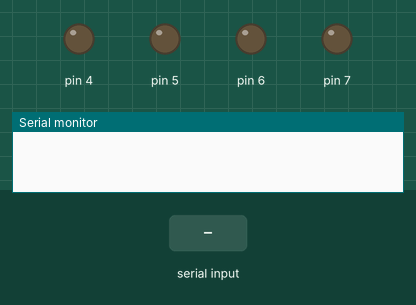
Recording of a sketch running on a simulated Arduino Uno, built with avr-gcc and run on an emulated ATmega328P. On the bench: output pins drawn as LEDs (lit = HIGH), the last lines printed to the serial monitor. Inputs (shaded band) come from the test bench.

Above: at 1.2 s.
1.3 s: "I\n" received over the second serial link
At 2.5 s:
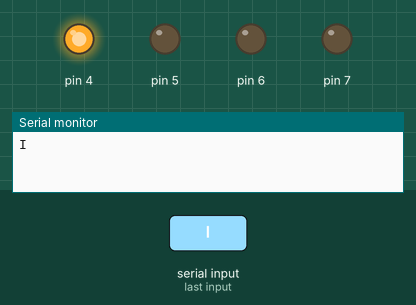
2.8 s: "J\n" received over the second serial link
At 3.8 s:
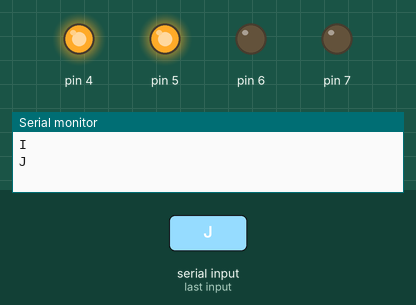
4.3 s: "K\n" received over the second serial link
At 4.9 s:
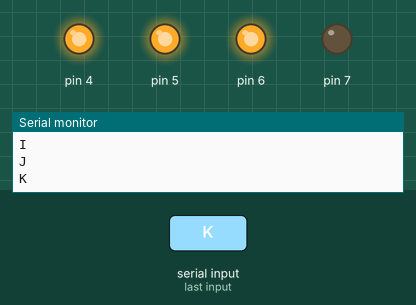
5.8 s: "L\n" received over the second serial link
At 6.1 s:
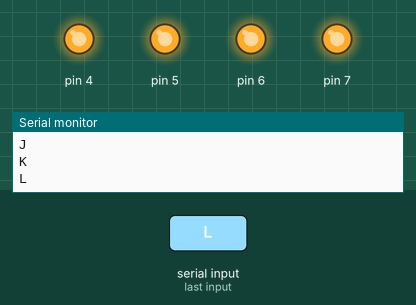
Timing chart, 0 to 8.3 s (numbered marks = the images above; inputs shaded):
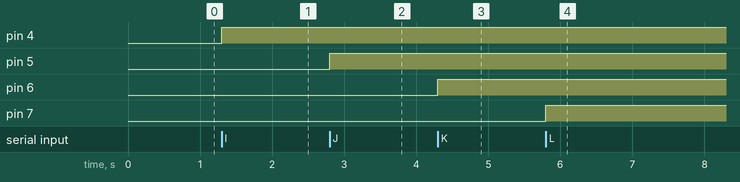

Measured:
- after the input at 1.3 s, pin 4: LOW → HIGH at once
- after the input at 2.8 s, pin 5: LOW → HIGH at once
- after the input at 4.3 s, pin 6: LOW → HIGH at once
- after the input at 5.8 s, pin 7: LOW → HIGH at once

The sketch:

BLUETOOTH_ADAPTER.ino
```cpp
#include <SoftwareSerial.h>
char data = 0;
SoftwareSerial mySerial(2, 3); // TX, RX

void setup() {
  Serial.begin(9600);
  mySerial.begin(9600);
  pinMode(4, OUTPUT);
  pinMode(5, OUTPUT);
  pinMode(6, OUTPUT);
  pinMode(7, OUTPUT);

}
void loop() {
  Bluetooth();
}

void Bluetooth() {
  if (mySerial.available() > 0)
  {
    data = mySerial.read();
    Serial.print(data);
    Serial.print("\n");
    if (data == 'I')
    {
      digitalWrite(4, HIGH);
    }
    else if (data == 'J')
    {
      digitalWrite(5, HIGH);
    }
    else if (data == 'K')
    {
      digitalWrite(6, HIGH);
    }
    else if (data == 'L')
    {
      digitalWrite(7, HIGH);
    }
    else if (data == 'S')
    {
      digitalWrite(4, LOW);
      digitalWrite(5, LOW);
      digitalWrite(6, LOW);
      digitalWrite(7, LOW);
    }
  }
}
```
